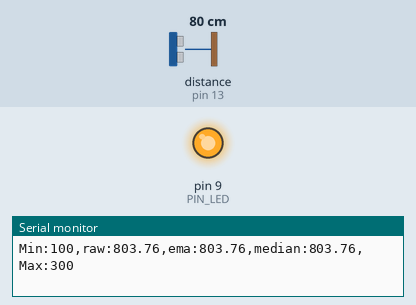
Recording of a sketch running on a simulated Arduino Uno, built with avr-gcc and run on an emulated ATmega328P. Shown: output pins drawn as LEDs (lit = HIGH), the last lines printed to the serial monitor. Wiring (inferred from the names in the program): ultrasonic range finder: trigger pin 12; echo pin 13. Inputs (shaded band) come from the test bench; at power-on: distance to the obstacle (sensor on pin 13) 80 cm. The echo pulse lasts 58.3 µs per cm; pins used as bus, display or sensor lines are not drawn.

Above: at 1.2 s.
1.3 s: distance to the obstacle (sensor on pin 13) set to 34 cm
2.8 s: distance to the obstacle (sensor on pin 13) set to 27 cm
At 3.2 s:
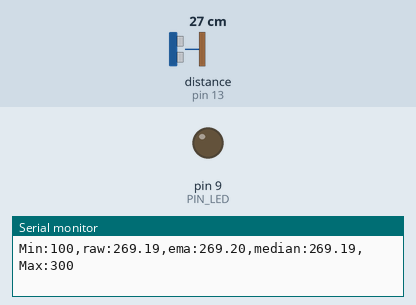
4.3 s: distance to the obstacle (sensor on pin 13) set to 2 cm
At 5.5 s:
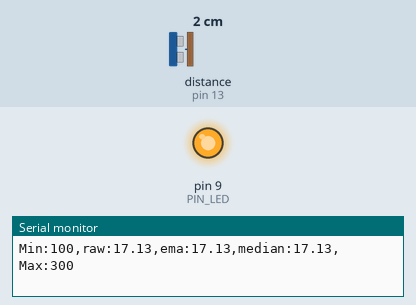
5.8 s: distance to the obstacle (sensor on pin 13) set to 9 cm
7.3 s: distance to the obstacle (sensor on pin 13) set to 12 cm
At 8.1 s:
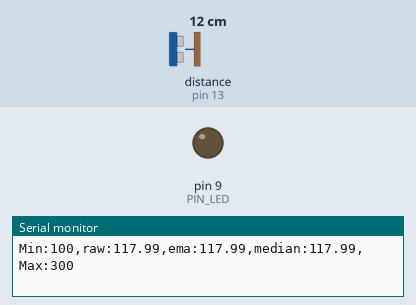
Timing chart, 0 to 10.3 s (numbered marks = the images above; inputs shaded):
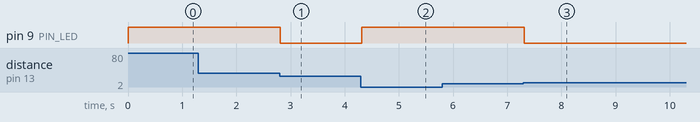

Measured:
- the behaviour switches between 31 and 30 cm on distance to the obstacle (sensor on pin 13) (found by bisection; images 0 and 1)
- the behaviour switches between 10 and 11 cm on distance to the obstacle (sensor on pin 13) (found by bisection; images 2 and 3)
- after the input at 2.8 s, pin 9 (PIN_LED): HIGH → LOW at once
- after the input at 4.3 s, pin 9 (PIN_LED): LOW → HIGH at once
- after the input at 7.3 s, pin 9 (PIN_LED): HIGH → LOW at once

The sketch:

09_challenge_1.ino
```cpp
// Arduino pin assignment
#define PIN_LED 9
#define PIN_TRIG 12
#define PIN_ECHO 13

#define SND_VEL 346.0
#define INTERVAL 25UL          // Sampling interval (ms)
#define PULSE_DURATION 10     // Trigger pulse (us)
#define _DIST_MIN 100         // Plot reference (mm)
#define _DIST_MAX 300         // Plot reference (mm)
#define TIMEOUT ((INTERVAL / 2) * 1000UL)
#define SCALE (0.001 * 0.5 * SND_VEL)
#define _EMA_ALPHA 0.5

// Change to 3, 10, or 30 for the required screenshots.
#define N 3
#if N < 1
#error "N must be at least 1"
#endif

unsigned long last_sampling_time;
float samples[N];
int next_index = 0;
int sample_count = 0;
float dist_ema;
bool ema_initialized = false;

float median_filter(float new_sample);
float USS_measure(int TRIG, int ECHO);

void setup() {
  pinMode(PIN_LED, OUTPUT);
  pinMode(PIN_TRIG, OUTPUT);
  pinMode(PIN_ECHO, INPUT);
  digitalWrite(PIN_TRIG, LOW);
  digitalWrite(PIN_LED, HIGH); // LED OFF (original active-low wiring)
  Serial.begin(57600);
  last_sampling_time = millis();
}

void loop() {
  unsigned long now = millis();
  if (now - last_sampling_time < INTERVAL)
    return;
  last_sampling_time = now;

  float dist_raw = USS_measure(PIN_TRIG, PIN_ECHO);

  // Keep all raw samples, including timeout (0) and out-of-range values.
  // No previous-valid-value replacement and no range clipping.
  float dist_median = median_filter(dist_raw);

  // Independent EMA for comparison only; median does not use EMA output.
  if (!ema_initialized) {
    dist_ema = dist_raw;
    ema_initialized = true;
  } else {
    dist_ema = _EMA_ALPHA * dist_raw + (1.0 - _EMA_ALPHA) * dist_ema;
  }

  Serial.print("Min:");    Serial.print(_DIST_MIN);
  Serial.print(",raw:");   Serial.print(dist_raw);
  Serial.print(",ema:");   Serial.print(dist_ema);
  Serial.print(",median:"); Serial.print(dist_median);
  Serial.print(",Max:");   Serial.print(_DIST_MAX);
  Serial.println("");

  // Preserve the original LED range indicator.
  if (dist_raw < _DIST_MIN || dist_raw > _DIST_MAX)
    digitalWrite(PIN_LED, HIGH);
  else
    digitalWrite(PIN_LED, LOW);
}

float median_filter(float new_sample) {
  // Circular buffer: overwrite only the oldest sample once full.
  samples[next_index] = new_sample;
  next_index = (next_index + 1) % N;
  if (sample_count < N)
    sample_count++;

  // Sort a copy to preserve the original buffer's time order.
  float sorted[N];
  for (int i = 0; i < sample_count; i++)
    sorted[i] = samples[i];

  // Insertion sort (sufficient for N <= 30).
  for (int i = 1; i < sample_count; i++) {
    float value = sorted[i];
    int j = i - 1;
    while (j >= 0 && sorted[j] > value) {
      sorted[j + 1] = sorted[j];
      j--;
    }
    sorted[j + 1] = value;
  }

  // During startup, use only samples actually measured.
  int middle = sample_count / 2;
  if (sample_count % 2 == 1)
    return sorted[middle];
  return (sorted[middle - 1] + sorted[middle]) / 2.0;
}

float USS_measure(int TRIG, int ECHO) {
  digitalWrite(TRIG, HIGH);
  delayMicroseconds(PULSE_DURATION);
  digitalWrite(TRIG, LOW);
  return pulseIn(ECHO, HIGH, TIMEOUT) * SCALE;
}
```
